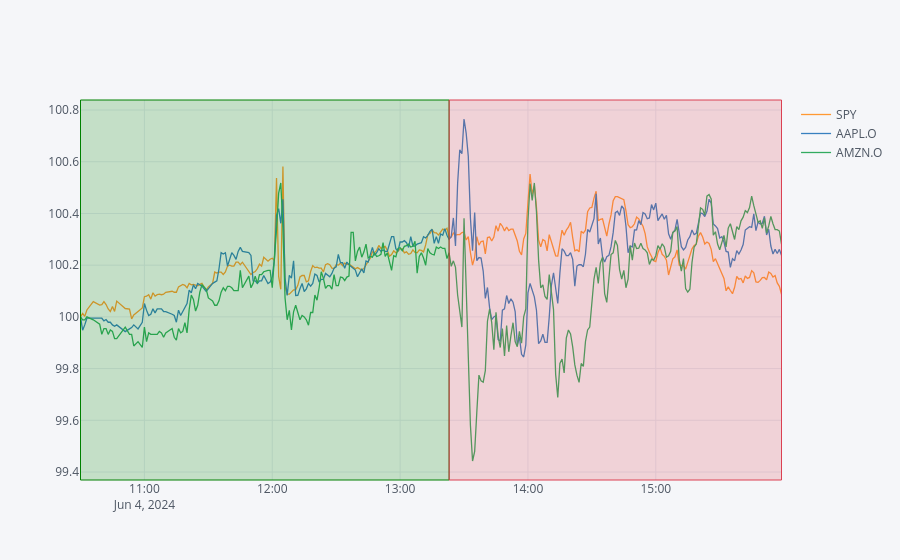

Source (notebook cell):
### Markdown cell above
Roughly speaking, the **green part is taken for training**, the **red part for testing**.

### Code cell
data.normalize().iplot(vspan=vspan)

### Figure 1 — Plotly figure (JSON) as saved in the notebook; plotly's stock layout.template omitted (floating-point values rounded to 4 significant figures; data arrays with more than 128 entries replaced by an {"elided": "..."} marker saying what was removed)
{"data": [{"line": {"color": "rgba(255, 153, 51, 1.0)", "dash": "solid", "shape": "linear", "width": 1.3}, "mode": "lines", "name": "SPY", "text": "", "type": "scatter", "x": {"elided": "313 str values"}, "y": {"elided": "313 float values"}}, {"line": {"color": "rgba(55, 128, 191, 1.0)", "dash": "solid", "shape": "linear", "width": 1.3}, "mode": "lines", "name": "AAPL.O", "text": "", "type": "scatter", "x": {"elided": "313 str values"}, "y": {"elided": "313 float values"}}, {"line": {"color": "rgba(50, 171, 96, 1.0)", "dash": "solid", "shape": "linear", "width": 1.3}, "mode": "lines", "name": "AMZN.O", "text": "", "type": "scatter", "x": {"elided": "313 str values"}, "y": {"elided": "313 float values"}}], "layout": {"legend": {"bgcolor": "#F5F6F9", "font": {"color": "#4D5663"}}, "paper_bgcolor": "#F5F6F9", "plot_bgcolor": "#F5F6F9", "shapes": [{"fillcolor": "rgba(0, 128, 0, 0.2)", "line": {"color": "#008000", "dash": "solid", "width": 1}, "type": "rect", "x0": "2024-06-04T10:30:00", "x1": "2024-06-04T13:23:00", "xref": "x", "y0": 0, "y1": 1, "yref": "paper"}, {"fillcolor": "rgba(219, 64, 82, 0.2)", "line": {"color": "#db4052", "dash": "solid", "width": 1}, "type": "rect", "x0": "2024-06-04T13:23:00", "x1": "2024-06-04T15:59:00", "xref": "x", "y0": 0, "y1": 1, "yref": "paper"}], "titlefont": {"color": "#4D5663"}, "xaxis": {"gridcolor": "#E1E5ED", "showgrid": true, "tickfont": {"color": "#4D5663"}, "title": "", "titlefont": {"color": "#4D5663"}, "zerolinecolor": "#E1E5ED"}, "yaxis": {"gridcolor": "#E1E5ED", "showgrid": true, "tickfont": {"color": "#4D5663"}, "title": "", "titlefont": {"color": "#4D5663"}, "zerolinecolor": "#E1E5ED"}}}
